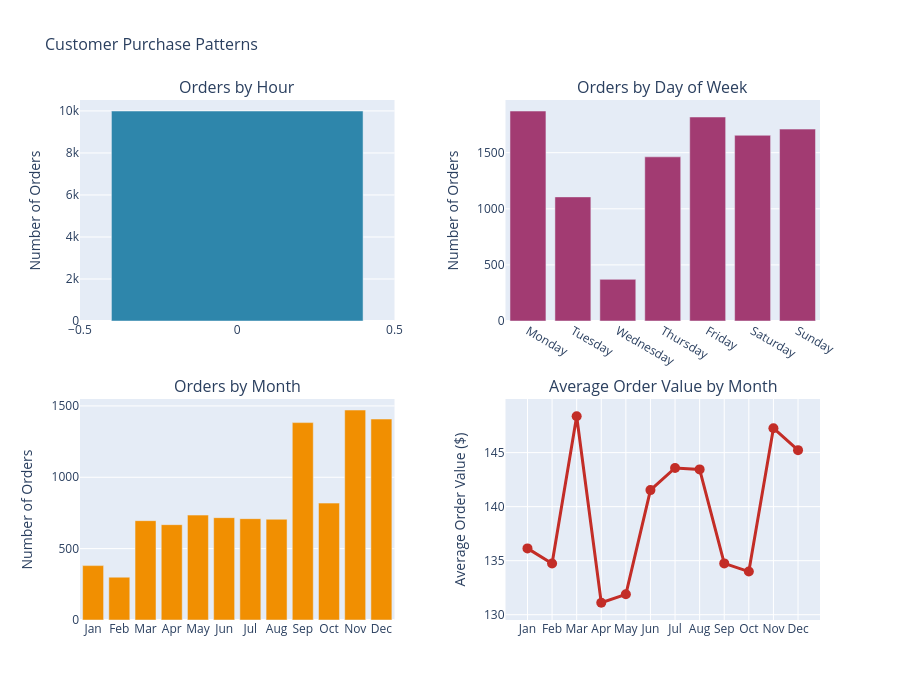

Write notebook code for a chart like this one.
### Markdown cell above
## 5. Purchase Behavior Analysis

### Code cell
# Purchase patterns by time
df['Hour'] = pd.to_datetime(df['Order Date']).dt.hour
df['DayOfWeek'] = pd.to_datetime(df['Order Date']).dt.dayofweek
df['Month'] = pd.to_datetime(df['Order Date']).dt.month

day_names = ['Monday', 'Tuesday', 'Wednesday', 'Thursday', 'Friday', 'Saturday', 'Sunday']

fig = make_subplots(
    rows=2, cols=2,
    subplot_titles=('Orders by Hour', 'Orders by Day of Week',
                    'Orders by Month', 'Average Order Value by Month'),
    specs=[[{'type': 'bar'}, {'type': 'bar'}],
           [{'type': 'bar'}, {'type': 'scatter'}]],
    vertical_spacing=0.15,
    horizontal_spacing=0.15
)

# Orders by hour
hourly_orders = df.groupby('Hour')['Order ID'].count()
fig.add_trace(
    go.Bar(x=hourly_orders.index, y=hourly_orders.values,
           name='Orders by Hour', marker_color='#2E86AB'),
    row=1, col=1
)

# Orders by day of week
daily_orders = df.groupby('DayOfWeek')['Order ID'].count()
fig.add_trace(
    go.Bar(x=day_names, y=daily_orders.values,
           name='Orders by Day', marker_color='#A23B72'),
    row=1, col=2
)

# Orders by month
monthly_orders = df.groupby('Month')['Order ID'].count()
month_names = ['Jan', 'Feb', 'Mar', 'Apr', 'May', 'Jun',
               'Jul', 'Aug', 'Sep', 'Oct', 'Nov', 'Dec']
fig.add_trace(
    go.Bar(x=month_names, y=monthly_orders.values,
           name='Orders by Month', marker_color='#F18F01'),
    row=2, col=1
)

# Average order value by month
monthly_aov = df.groupby('Month')['Sales'].mean()
fig.add_trace(
    go.Scatter(x=month_names, y=monthly_aov.values,
               mode='lines+markers', name='Avg Order Value',
               line=dict(color='#C32D27', width=3),
               marker=dict(size=10)),
    row=2, col=2
)

fig.update_layout(height=700, showlegend=False,
                  title_text='Customer Purchase Patterns',
                  title_font_size=16)

fig.update_yaxes(title_text='Number of Orders', row=1, col=1)
fig.update_yaxes(title_text='Number of Orders', row=1, col=2)
fig.update_yaxes(title_text='Number of Orders', row=2, col=1)
fig.update_yaxes(title_text='Average Order Value ($)', row=2, col=2)

fig.show()

### Figure 1 — Plotly figure (JSON) as saved in the notebook; plotly's stock layout.template omitted (floating-point values rounded to 4 significant figures)
{"data": [{"marker": {"color": "#2E86AB"}, "name": "Orders by Hour", "type": "bar", "x": [0], "xaxis": "x", "y": [9994], "yaxis": "y"}, {"marker": {"color": "#A23B72"}, "name": "Orders by Day", "type": "bar", "x": ["Monday", "Tuesday", "Wednesday", "Thursday", "Friday", "Saturday", "Sunday"], "xaxis": "x2", "y": [1871, 1106, 371, 1463, 1818, 1655, 1710], "yaxis": "y2"}, {"marker": {"color": "#F18F01"}, "name": "Orders by Month", "type": "bar", "x": ["Jan", "Feb", "Mar", "Apr", "May", "Jun", "Jul", "Aug", "Sep", "Oct", "Nov", "Dec"], "xaxis": "x3", "y": [381, 300, 696, 668, 735, 717, 710, 706, 1383, 819, 1471, 1408], "yaxis": "y3"}, {"line": {"color": "#C32D27", "width": 3}, "marker": {"size": 10}, "mode": "lines+markers", "name": "Avg Order Value", "type": "scatter", "x": ["Jan", "Feb", "Mar", "Apr", "May", "Jun", "Jul", "Aug", "Sep", "Oct", "Nov", "Dec"], "xaxis": "x4", "y": [136.1, 134.7, 148.4, 131.1, 131.9, 141.5, 143.6, 143.4, 134.7, 134.0, 147.3, 145.2], "yaxis": "y4"}], "layout": {"annotations": [{"font": {"size": 16}, "showarrow": false, "text": "Orders by Hour", "x": 0.2125, "xanchor": "center", "xref": "paper", "y": 1, "yanchor": "bottom", "yref": "paper"}, {"font": {"size": 16}, "showarrow": false, "text": "Orders by Day of Week", "x": 0.7875, "xanchor": "center", "xref": "paper", "y": 1, "yanchor": "bottom", "yref": "paper"}, {"font": {"size": 16}, "showarrow": false, "text": "Orders by Month", "x": 0.2125, "xanchor": "center", "xref": "paper", "y": 0.425, "yanchor": "bottom", "yref": "paper"}, {"font": {"size": 16}, "showarrow": false, "text": "Average Order Value by Month", "x": 0.7875, "xanchor": "center", "xref": "paper", "y": 0.425, "yanchor": "bottom", "yref": "paper"}], "height": 700, "showlegend": false, "title": {"font": {"size": 16}, "text": "Customer Purchase Patterns"}, "xaxis": {"anchor": "y", "domain": [0, 0.425]}, "xaxis2": {"anchor": "y2", "domain": [0.575, 1]}, "xaxis3": {"anchor": "y3", "domain": [0, 0.425]}, "xaxis4": {"anchor": "y4", "domain": [0.575, 1]}, "yaxis": {"anchor": "x", "domain": [0.575, 1], "title": {"text": "Number of Orders"}}, "yaxis2": {"anchor": "x2", "domain": [0.575, 1], "title": {"text": "Number of Orders"}}, "yaxis3": {"anchor": "x3", "domain": [0, 0.425], "title": {"text": "Number of Orders"}}, "yaxis4": {"anchor": "x4", "domain": [0, 0.425], "title": {"text": "Average Order Value ($)"}}}}
